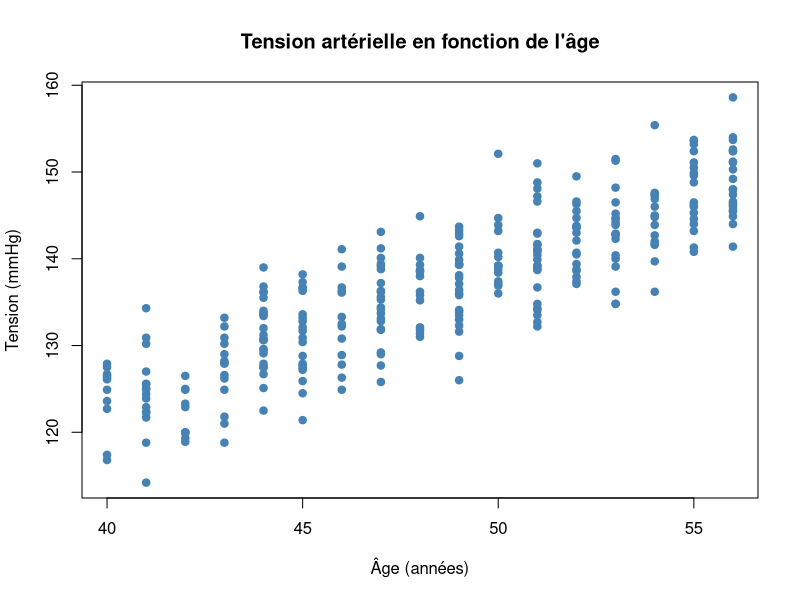
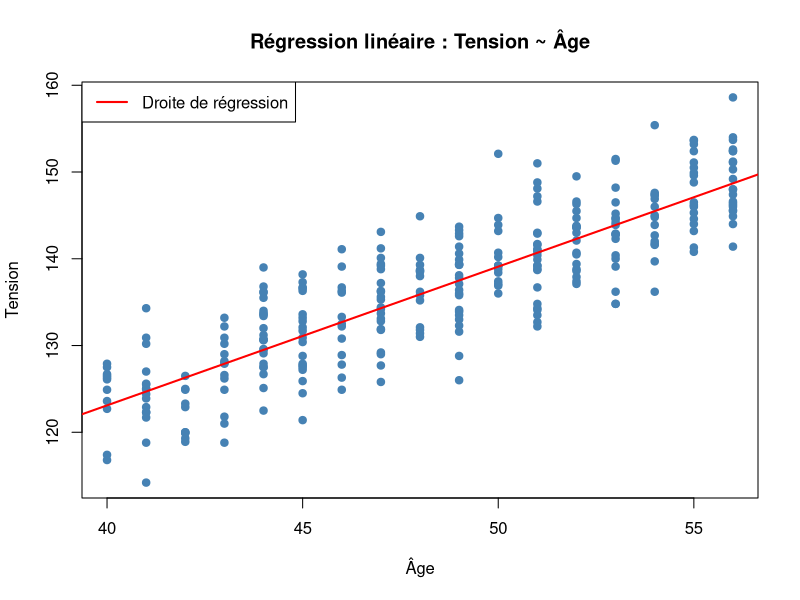
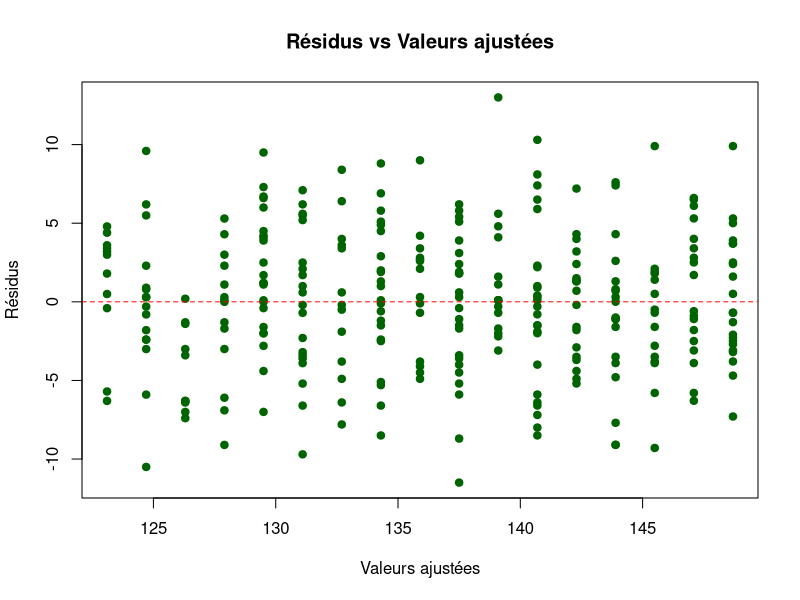
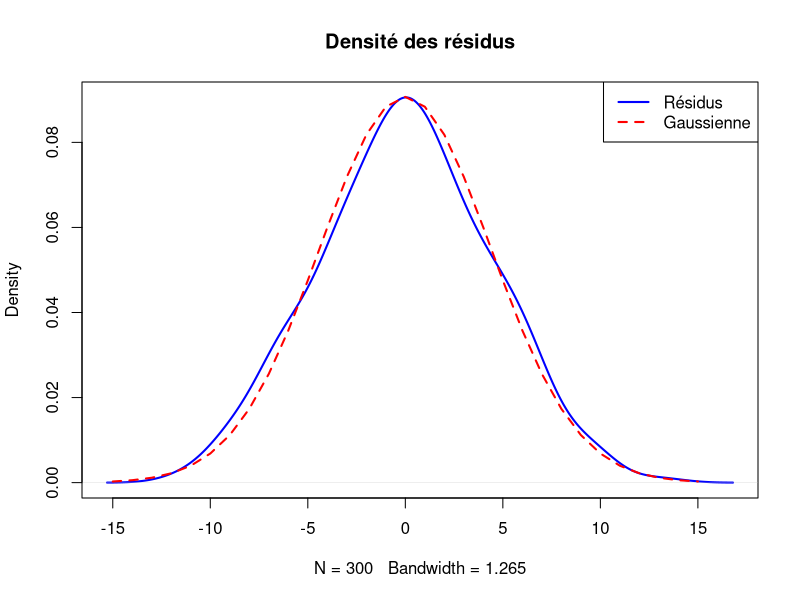
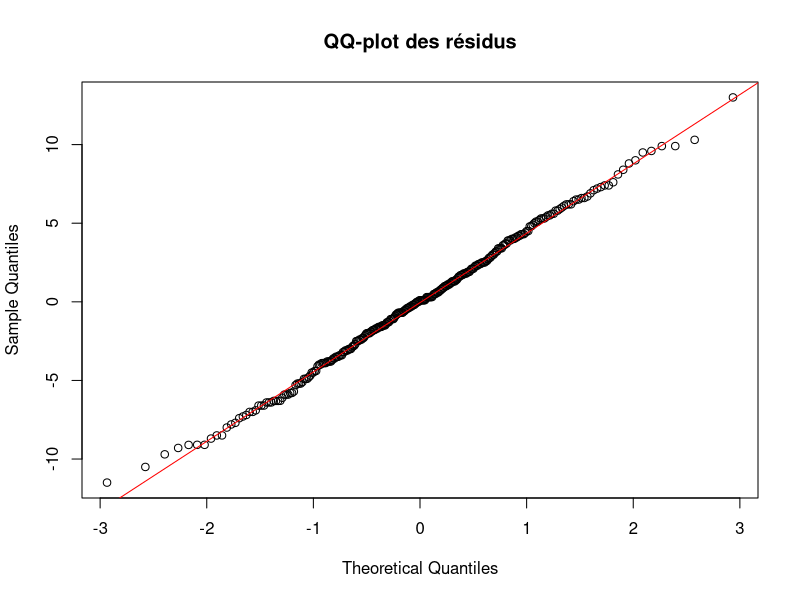
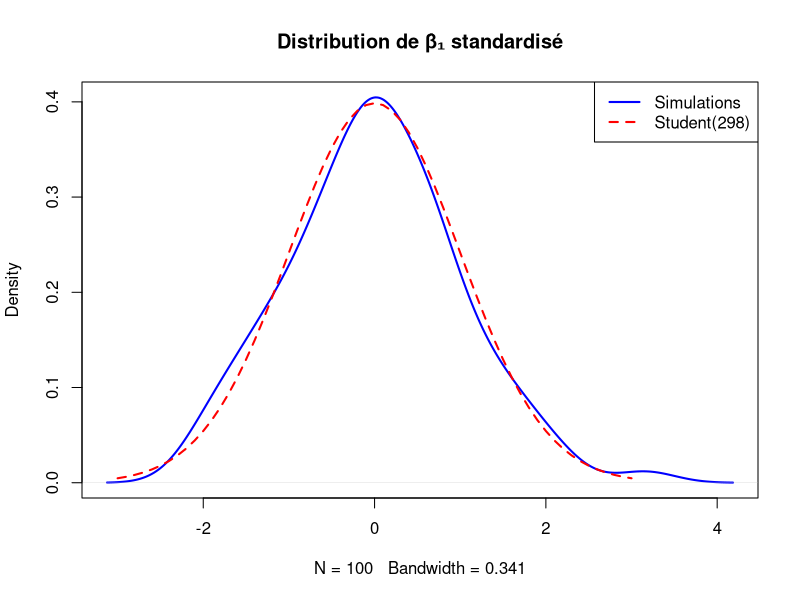
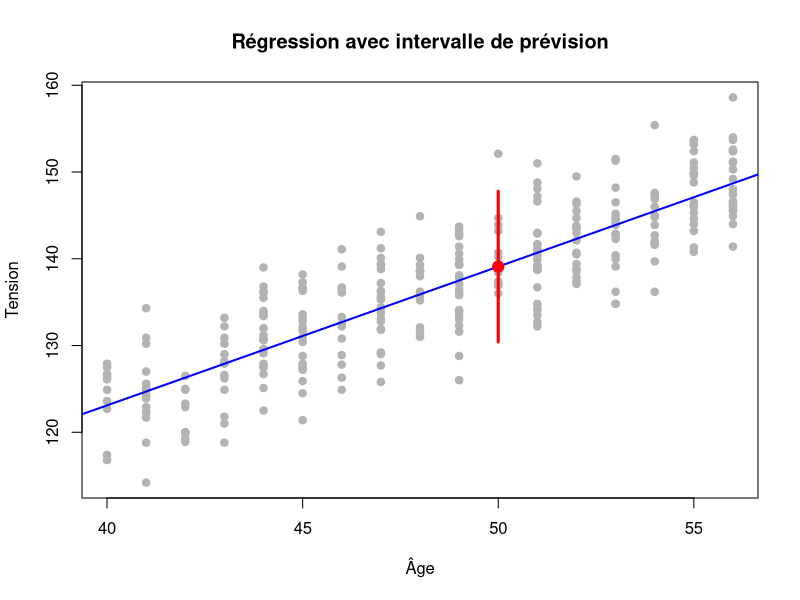
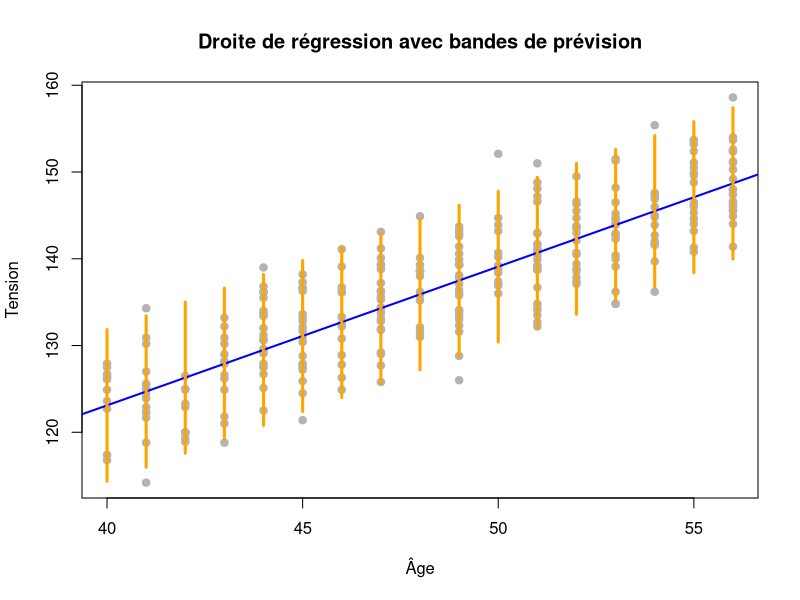

These charts were generated, in order, by the following R code:
## ---- chunk 1
data = read.csv("tension.csv", header = TRUE, sep = ";", dec = ",")
head(data)
x = data$age
y = data$tension
head(x)
head(y)
## ---- chunk 2
plot(x, y,
     main = "Tension artérielle en fonction de l'âge",
     xlab = "Âge (années)", ylab = "Tension (mmHg)",
     pch = 19, col = "steelblue")
## ---- chunk 3
r = cor(x, y)
cat("Coefficient de corrélation r =", round(r, 4))
## ---- chunk 4
beta1 = cov(x, y) / var(x)
beta0 = mean(y) - beta1 * mean(x)
cat("beta1 =", round(beta1, 4), "\nbeta0 =", round(beta0, 4))
## ---- chunk 5
lm(y ~ x)
## ---- chunk 6
plot(x, y,
     main = "Régression linéaire : Tension ~ Âge",
     xlab = "Âge", ylab = "Tension",
     pch = 19, col = "steelblue")
abline(beta0, beta1, col = "red", lwd = 2)
legend("topleft", legend = "Droite de régression", col = "red", lwd = 2)
## ---- chunk 7
yajust = beta1 * x + beta0
erreurs = y - yajust
## ---- chunk 8
model = lm(y ~ x)
beta0 = model$coefficients[1]
beta1 = model$coefficients[2]
yajustes = model$fitted.values
erreurs = model$residuals
## ---- chunk 9
plot(yajustes, erreurs,
     main = "Résidus vs Valeurs ajustées",
     xlab = "Valeurs ajustées", ylab = "Résidus",
     pch = 19, col = "darkgreen")
abline(h = 0, col = "red", lty = 2)
## ---- chunk 10
plot(density(erreurs),
     main = "Densité des résidus",
     col = "blue", lwd = 2)

# Comparaison avec la densité gaussienne
discr = -15:15
norm = dnorm(discr, 0, sqrt(var(erreurs)))
lines(discr, norm, col = "red", lwd = 2, lty = 2)
legend("topright", legend = c("Résidus", "Gaussienne"),
       col = c("blue", "red"), lwd = 2, lty = c(1, 2))
## ---- chunk 11
qqnorm(erreurs, main = "QQ-plot des résidus")
qqline(erreurs, col = "red")
## ---- chunk 12
shapiro.test(erreurs)
## ---- chunk 13
SCE = sum(erreurs^2)
SCT = sum((y - mean(y))^2)
SCM = sum((yajustes - mean(y))^2)
cat("SCE =", round(SCE, 2), "\nSCT =", round(SCT, 2), "\nSCM =", round(SCM, 2))
## ---- chunk 14
cat("SCM + SCE =", round(SCM + SCE, 2), "\nSCT =", round(SCT, 2))
## ---- chunk 15
R2 = SCM / SCT
cat("R² =", round(R2, 4))
cat("\ncor(x,y)² =", round(cor(x, y)^2, 4))
## ---- chunk 16
set.seed(42)
age_sim = sample(40:56, replace = TRUE, 30000)
simx = matrix(age_sim, nrow = 100)

err_sim = rnorm(30000, 0, sqrt(SCE / (length(x) - 2)))
simerr = matrix(err_sim, nrow = 100)

simy = beta1 * simx + beta0 + simerr
## ---- chunk 17
simbeta = numeric(100)
for (i in 1:100) {
  simbeta[i] = cov(simx[i, ], simy[i, ]) / var(simx[i, ])
}
## ---- chunk 18
plot(density((simbeta - mean(simbeta)) / sqrt(var(simbeta))),
     main = "Distribution de β̂₁ standardisé",
     col = "blue", lwd = 2)
discr = seq(-3, 3, 0.1)
lines(discr, dt(discr, 298), col = "red", lwd = 2, lty = 2)
legend("topright", legend = c("Simulations", "Student(298)"),
       col = c("blue", "red"), lwd = 2, lty = c(1, 2))
## ---- chunk 19
sbeta1 = sqrt(SCE / (398 * sum((x - mean(x))^2)))
binf = beta1 + qt(0.025, 298) * sbeta1
bsup = beta1 + qt(0.975, 298) * sbeta1
cat("Intervalle de confiance à 95% pour β₁ : [", round(binf, 4), ";", round(bsup, 4), "]")
## ---- chunk 20
hors_ic = simbeta[simbeta > bsup | simbeta < binf]
cat("Nombre de valeurs hors IC :", length(hors_ic))
cat("\nValeurs :", round(hors_ic, 4))
## ---- chunk 21
anova(lm(y ~ x))
## ---- chunk 22
summary(aov(y ~ x))
## ---- chunk 23
F_stat = 298 * SCM / SCE
cat("F observé =", round(F_stat, 2))
## ---- chunk 24
cat("Quantile F(0.95, 1, 298) =", round(qf(0.95, 1, 298), 4))
## ---- chunk 25
cat("p-value =", 1 - pf(F_stat, 1, 298))
## ---- chunk 26
summary(lm(y ~ x))
## ---- chunk 27
se2 = SCE / 298
Y0 = beta1 * 50 + beta0
cat("Prévision de la tension pour un homme de 50 ans : Ŷ₀ =", round(Y0, 2), "mmHg")
## ---- chunk 28
bsup_prev = Y0 + qt(0.975, 298) * sqrt(se2 * (1 + 1/300 + (50 - mean(x))^2 / sum((x - mean(x))^2)))
binf_prev = Y0 - qt(0.975, 298) * sqrt(se2 * (1 + 1/300 + (50 - mean(x))^2 / sum((x - mean(x))^2)))
cat("Intervalle de prévision : [", round(binf_prev, 2), ";", round(bsup_prev, 2), "]")
## ---- chunk 29
plot(x, y,
     main = "Régression avec intervalle de prévision",
     xlab = "Âge", ylab = "Tension",
     pch = 19, col = "gray70")
abline(beta0, beta1, col = "blue", lwd = 2)
lines(c(50, 50), c(binf_prev, bsup_prev), col = "red", lwd = 3)
points(50, Y0, pch = 19, col = "red", cex = 1.5)
## ---- chunk 30
plot(x, y,
     main = "Droite de régression avec bandes de prévision",
     xlab = "Âge", ylab = "Tension",
     pch = 19, col = "gray70")
abline(beta0, beta1, col = "blue", lwd = 2)

discr = 40:56
predicted = beta1 * discr + beta0
bsup_band = predicted + qt(0.975, 298) * sqrt(se2 * (1 + 1/300 + (discr - mean(x))^2 / sum((x - mean(x))^2)))
binf_band = predicted - qt(0.975, 298) * sqrt(se2 * (1 + 1/300 + (discr - mean(x))^2 / sum((x - mean(x))^2)))

for (i in 1:length(discr)) {
  lines(c(discr[i], discr[i]), c(binf_band[i], bsup_band[i]), lwd = 3, col = "orange")
}
## ---- chunk 31
audition = read.csv2("audition2.csv")
head(audition)
A5 = audition$A5
A10 = audition$A10
A20 = audition$A20
A40 = audition$A40
globale = audition$globale
## ---- chunk 32
lm(globale ~ A5 + A10 + A20 + A40)
## ---- chunk 33
summary(lm(globale ~ A5 + A10 + A20 + A40))
